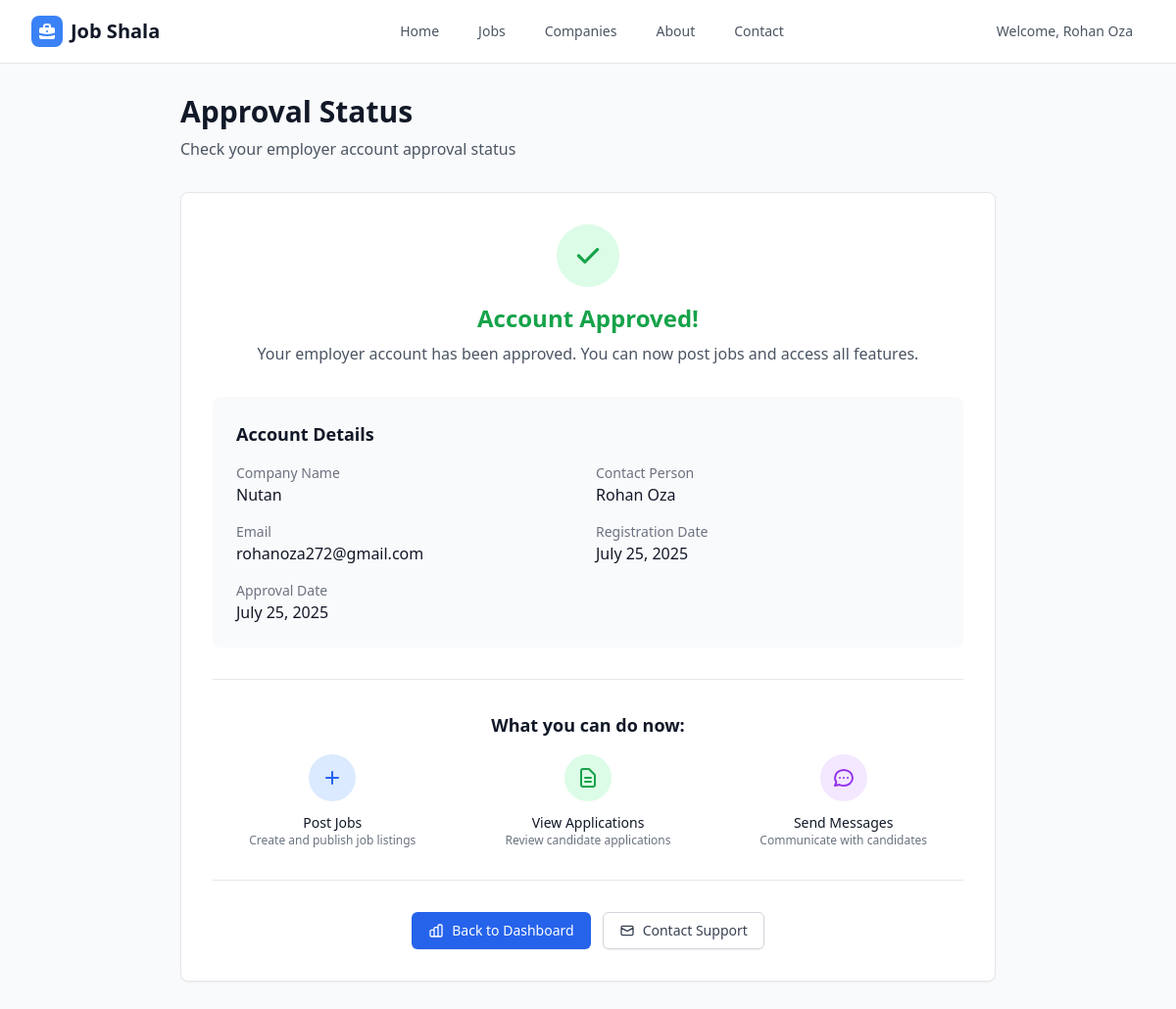
Screenshot of /employer/approval-status/ (signed in) with the database file from the repository.
### employer/models.py (models this page shows, shortened)
class Employer(models.Model):
    user = models.OneToOneField(User, on_delete=models.CASCADE)
    company_name = models.CharField(max_length=200)
    company_logo = models.ImageField(upload_to='employer_logos/', null=True, blank=True)
    designation = models.CharField(max_length=100)
    department = models.CharField(max_length=100)
    phone = models.CharField(max_length=15)
    company_website = models.URLField(blank=True, null=True)
    company_email = models.EmailField()
    company_phone = models.CharField(max_length=15)
    address = models.TextField()
    city = models.CharField(max_length=100)
    state = models.CharField(max_length=100)
    country = models.CharField(max_length=100)
    pincode = models.CharField(max_length=10)
    gst_number = models.CharField(max_length=20, blank=True, null=True)
    is_verified = models.BooleanField(default=False)
    is_approved = models.BooleanField(default=False)
    approval_date = models.DateTimeField(null=True, blank=True)
    approval_notes = models.TextField(blank=True, null=True)
    created_at = models.DateTimeField(auto_now_add=True)
    updated_at = models.DateTimeField(auto_now=True)

### employer/views.py (the view)
# urls.py: path('approval-status/', views.approval_status, name='employer_approval_status'),
@login_required
def approval_status(request):
    try:
        employer = Employer.objects.get(user=request.user)
        context = {
            'employer': employer,
            'is_approved': employer.is_approved,
            'approval_date': employer.approval_date,
            'approval_notes': employer.approval_notes,
            'created_date': employer.created_at,
        }
        return render(request, 'employer/approval_status.html', context)
    except Employer.DoesNotExist:
        try:
            job_seeker = JobSeeker.objects.get(user=request.user)
            messages.error(request, "This page is for employers only. You are registered as a job seeker.")
            return redirect('job_seeker_dashboard')  # Redirect to job seeker dashboard
        except JobSeeker.DoesNotExist:
            messages.error(request, "Please complete your employer profile first.")
            return redirect('employer_signup')

### employer/templates/employer/approval_status.html (shortened to what this page needs)
{% extends 'core/base.html' %}
{% load static %}
{% block content %}
<div class="min-h-screen bg-gray-50 py-8">
    <div class="max-w-4xl mx-auto px-4 sm:px-6 lg:px-8">
        <div class="mb-8">
            <h1 class="text-3xl font-bold text-gray-900">Approval Status</h1>
            <p class="mt-2 text-gray-600">Check your employer account approval status</p>
        </div>
        <div class="bg-white rounded-lg shadow-sm border border-gray-200 p-8">
            <div class="text-center mb-8">
                {% if is_approved %}
                    <div class="mx-auto flex items-center justify-center h-16 w-16 rounded-full bg-green-100 mb-4">
                        <svg class="h-8 w-8 text-green-600" fill="currentColor" viewBox="0 0 20 20">
                            <path fill-rule="evenodd" d="M16.707 5.293a1 1 0 010 1.414l-8 8a1 1 0 01-1.414 0l-4-4a1 1 0 011.414-1.414L8 12.586l7.293-7.293a1 1 0 011.414 0z" clip-rule="evenodd"></path>
                        </svg>
                    </div>
                    <h2 class="text-2xl font-bold text-green-600 mb-2">Account Approved!</h2>
                    <p class="text-gray-600">Your employer account has been approved. You can now post jobs and access all features.</p>
                {% endif %}
            </div>
            <div class="bg-gray-50 rounded-lg p-6 mb-8">
                <h3 class="text-lg font-semibold text-gray-900 mb-4">Account Details</h3>
                <div class="grid grid-cols-1 md:grid-cols-2 gap-4">
                    <div>
                        <p class="text-sm font-medium text-gray-500">Company Name</p>
                        <p class="text-gray-900">{{ employer.company_name }}</p>
                    </div>
                    <div>
                        <p class="text-sm font-medium text-gray-500">Contact Person</p>
                        <p class="text-gray-900">{{ employer.user.get_full_name }}</p>
                    </div>
                    <div>
                        <p class="text-sm font-medium text-gray-500">Email</p>
                        <p class="text-gray-900">{{ employer.user.email }}</p>
                    </div>
                    <div>
                        <p class="text-sm font-medium text-gray-500">Registration Date</p>
                        <p class="text-gray-900">{{ created_date|date:"F d, Y" }}</p>
                    </div>
                    {% if is_approved and approval_date %}
                        <div>
                            <p class="text-sm font-medium text-gray-500">Approval Date</p>
                            <p class="text-gray-900">{{ approval_date|date:"F d, Y" }}</p>
                        </div>
                    {% endif %}
                </div>
            </div>
            <div class="border-t border-gray-200 pt-8">
                {% if is_approved %}
                    <div class="text-center">
                        <h3 class="text-lg font-semibold text-gray-900 mb-4">What you can do now:</h3>
                        <div class="grid grid-cols-1 md:grid-cols-3 gap-4">
                            <div class="text-center">
                                <div class="w-12 h-12 bg-blue-100 rounded-full flex items-center justify-center mx-auto mb-3">
                                    <svg class="w-6 h-6 text-blue-600" fill="none" stroke="currentColor" viewBox="0 0 24 24">
                                        <path stroke-linecap="round" stroke-linejoin="round" stroke-width="2" d="M12 6v6m0 0v6m0-6h6m-6 0H6"></path>
                                    </svg>
                                </div>
                                <p class="text-sm font-medium text-gray-900">Post Jobs</p>
                                <p class="text-xs text-gray-500">Create and publish job listings</p>
                            </div>
                            <div class="text-center">
                                <div class="w-12 h-12 bg-green-100 rounded-full flex items-center justify-center mx-auto mb-3">
                                    <svg class="w-6 h-6 text-green-600" fill="none" stroke="currentColor" viewBox="0 0 24 24">
                                        <path stroke-linecap="round" stroke-linejoin="round" stroke-width="2" d="M9 12h6m-6 4h6m2 5H7a2 2 0 01-2-2V5a2 2 0 012-2h5.586a1 1 0 01.707.293l5.414 5.414a1 1 0 01.293.707V19a2 2 0 01-2 2z"></path>
                                    </svg>
                                </div>
                                <p class="text-sm font-medium text-gray-900">View Applications</p>
                                <p class="text-xs text-gray-500">Review candidate applications</p>
                            </div>
                            <div class="text-center">
                                <div class="w-12 h-12 bg-purple-100 rounded-full flex items-center justify-center mx-auto mb-3">
                                </div>
                                <p class="text-sm font-medium text-gray-900">Send Messages</p>
                                <p class="text-xs text-gray-500">Communicate with candidates</p>
                            </div>
                        </div>
                    </div>
                {% endif %}
            </div>
            <div class="border-t border-gray-200 pt-8 mt-8">
                <div class="flex flex-col sm:flex-row gap-3 justify-center">
                    <a href="{% url 'employer_dashboard' %}" class="inline-flex items-center px-4 py-2 border border-transparent rounded-md shadow-sm text-sm font-medium text-white bg-blue-600 hover:bg-blue-700 focus:outline-none focus:ring-2 focus:ring-offset-2 focus:ring-blue-500">
                        Back to Dashboard
                    </a>
                    <a href="mailto:support@jobshala.com" class="inline-flex items-center px-4 py-2 border border-gray-300 rounded-md shadow-sm text-sm font-medium text-gray-700 bg-white hover:bg-gray-50 focus:outline-none focus:ring-2 focus:ring-offset-2 focus:ring-blue-500">
                        <svg class="w-4 h-4 mr-2" fill="none" stroke="currentColor" viewBox="0 0 24 24">
                            <path stroke-linecap="round" stroke-linejoin="round" stroke-width="2" d="M3 8l7.89 4.26a2 2 0 002.22 0L21 8M5 19h14a2 2 0 002-2V7a2 2 0 00-2-2H5a2 2 0 00-2 2v10a2 2 0 002 2z"></path>
                        </svg>
                        Contact Support
                    </a>
                </div>
            </div>
        </div>
    </div>
</div>
{% endblock %}

### core/templates/core/base.html (shortened to what this page needs)
{% load static %}
<!DOCTYPE html>
<html lang="en">
<head>
    <script src="https://cdn.tailwindcss.com"></script>
    <link rel="stylesheet" href="{% static 'css/custom.css' %}">
</head>
<body class="bg-gray-50">
    <nav class="fixed top-0 w-full z-50 navbar-blur border-b border-gray-200">
        <div class="max-w-7xl mx-auto px-4 sm:px-6 lg:px-8">
            <div class="flex justify-between items-center h-16">
                <div class="flex items-center">
                    <div class="flex-shrink-0">
                        <a href="{% url 'homepage' %}" class="flex items-center space-x-2">
                            <div class="w-8 h-8 bg-primary rounded-lg flex items-center justify-center">
                            </div>
                            <span class="text-xl font-bold text-gray-900">Job Shala</span>
                        </a>
                    </div>
                </div>
                <div class="hidden md:block">
                    <div class="ml-10 flex items-baseline space-x-4">
                        <a href="{% url 'homepage' %}" class="{% if request.resolver_match.url_name == 'homepage' %}text-gray-900{% else %}text-gray-600{% endif %} hover:text-primary px-3 py-2 rounded-md text-sm font-medium transition-colors duration-200">Home</a>
                        <a href="{% url 'job_listing' %}" class="{% if request.resolver_match.url_name == 'job_listing' %}text-gray-900{% else %}text-gray-600{% endif %} hover:text-primary px-3 py-2 rounded-md text-sm font-medium transition-colors duration-200">Jobs</a>
                        <a href="#" class="text-gray-600 hover:text-primary px-3 py-2 rounded-md text-sm font-medium transition-colors duration-200">Companies</a>
                        <a href="#" class="text-gray-600 hover:text-primary px-3 py-2 rounded-md text-sm font-medium transition-colors duration-200">About</a>
                        <a href="#" class="text-gray-600 hover:text-primary px-3 py-2 rounded-md text-sm font-medium transition-colors duration-200">Contact</a>
                    </div>
                </div>
                <div class="hidden md:flex items-center space-x-4">
                    {% if user.is_authenticated %}
                        <div class="flex items-center space-x-4">
                            <button id="user-menu-btn-desktop" class="text-gray-600 hover:text-primary px-3 py-2 text-sm font-medium transition-colors duration-200 cursor-pointer">
                                Welcome, {{ user.get_full_name|default:user.username }}
                            </button>
                        </div>
                    {% endif %}
                </div>
            </div>
        </div>
    </nav>
    <main class="pt-16">
        {% block content %}{% endblock %}
    </main>
</body>
</html>

### core/static/css/custom.css (style rules this page uses)
.navbar-blur { backdrop-filter: blur(10px); background-color: rgba(255, 255, 255, 0.9); }

### rows the page displays
Employer: company_name "Nutan", user.get_full_name "Rohan Oza", user.email "rohanoza272@gmail.com", created_at "July 25, 2025", approval_date "July 25, 2025"

### other values shown
{{ user.get_full_name|default:user.username }} "Rohan Oza"
